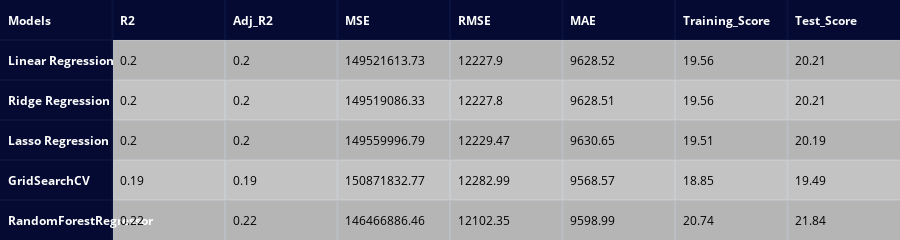

Write notebook code for a chart like this one.
### Code cell
regression_models={'Linear Regression':linreg,
                   'Ridge Regression' : ridge1,
                   'Lasso Regression' : lasso,
                   'GridSearchCV': grid_search,
                   'RandomForestRegressor':rfr
                   }
reg_model_metrics(regression_models,X_train, X_val, y_train, y_val)

### Figure 1 — Plotly figure (JSON) as saved in the notebook; plotly's stock layout.template omitted (floating-point values rounded to 4 significant figures)
{"data": [{"colorscale": [[0, "#00083e"], [0.5, "#ededee"], [1, "#ffffff"]], "hoverinfo": "none", "opacity": 0.75, "showscale": false, "z": [[0, 0, 0, 0, 0, 0, 0, 0], [0, 0.5, 0.5, 0.5, 0.5, 0.5, 0.5, 0.5], [0, 1, 1, 1, 1, 1, 1, 1], [0, 0.5, 0.5, 0.5, 0.5, 0.5, 0.5, 0.5], [0, 1, 1, 1, 1, 1, 1, 1], [0, 0.5, 0.5, 0.5, 0.5, 0.5, 0.5, 0.5]], "type": "heatmap"}], "layout": {"annotations": [{"align": "left", "font": {"color": "#ffffff"}, "showarrow": false, "text": "<b>Models</b>", "x": -0.45, "xanchor": "left", "xref": "x", "y": 0, "yref": "y"}, {"align": "left", "font": {"color": "#ffffff"}, "showarrow": false, "text": "<b>R2</b>", "x": 0.55, "xanchor": "left", "xref": "x", "y": 0, "yref": "y"}, {"align": "left", "font": {"color": "#ffffff"}, "showarrow": false, "text": "<b>Adj_R2</b>", "x": 1.55, "xanchor": "left", "xref": "x", "y": 0, "yref": "y"}, {"align": "left", "font": {"color": "#ffffff"}, "showarrow": false, "text": "<b>MSE</b>", "x": 2.55, "xanchor": "left", "xref": "x", "y": 0, "yref": "y"}, {"align": "left", "font": {"color": "#ffffff"}, "showarrow": false, "text": "<b>RMSE</b>", "x": 3.55, "xanchor": "left", "xref": "x", "y": 0, "yref": "y"}, {"align": "left", "font": {"color": "#ffffff"}, "showarrow": false, "text": "<b>MAE</b>", "x": 4.55, "xanchor": "left", "xref": "x", "y": 0, "yref": "y"}, {"align": "left", "font": {"color": "#ffffff"}, "showarrow": false, "text": "<b>Training_Score</b>", "x": 5.55, "xanchor": "left", "xref": "x", "y": 0, "yref": "y"}, {"align": "left", "font": {"color": "#ffffff"}, "showarrow": false, "text": "<b>Test_Score</b>", "x": 6.55, "xanchor": "left", "xref": "x", "y": 0, "yref": "y"}, {"align": "left", "font": {"color": "#ffffff"}, "showarrow": false, "text": "<b>Linear Regression</b>", "x": -0.45, "xanchor": "left", "xref": "x", "y": 1, "yref": "y"}, {"align": "left", "font": {"color": "#000000"}, "showarrow": false, "text": "0.2", "x": 0.55, "xanchor": "left", "xref": "x", "y": 1, "yref": "y"}, {"align": "left", "font": {"color": "#000000"}, "showarrow": false, "text": "0.2", "x": 1.55, "xanchor": "left", "xref": "x", "y": 1, "yref": "y"}, {"align": "left", "font": {"color": "#000000"}, "showarrow": false, "text": "149521613.73", "x": 2.55, "xanchor": "left", "xref": "x", "y": 1, "yref": "y"}, {"align": "left", "font": {"color": "#000000"}, "showarrow": false, "text": "12227.9", "x": 3.55, "xanchor": "left", "xref": "x", "y": 1, "yref": "y"}, {"align": "left", "font": {"color": "#000000"}, "showarrow": false, "text": "9628.52", "x": 4.55, "xanchor": "left", "xref": "x", "y": 1, "yref": "y"}, {"align": "left", "font": {"color": "#000000"}, "showarrow": false, "text": "19.56", "x": 5.55, "xanchor": "left", "xref": "x", "y": 1, "yref": "y"}, {"align": "left", "font": {"color": "#000000"}, "showarrow": false, "text": "20.21", "x": 6.55, "xanchor": "left", "xref": "x", "y": 1, "yref": "y"}, {"align": "left", "font": {"color": "#ffffff"}, "showarrow": false, "text": "<b>Ridge Regression</b>", "x": -0.45, "xanchor": "left", "xref": "x", "y": 2, "yref": "y"}, {"align": "left", "font": {"color": "#000000"}, "showarrow": false, "text": "0.2", "x": 0.55, "xanchor": "left", "xref": "x", "y": 2, "yref": "y"}, {"align": "left", "font": {"color": "#000000"}, "showarrow": false, "text": "0.2", "x": 1.55, "xanchor": "left", "xref": "x", "y": 2, "yref": "y"}, {"align": "left", "font": {"color": "#000000"}, "showarrow": false, "text": "149519086.33", "x": 2.55, "xanchor": "left", "xref": "x", "y": 2, "yref": "y"}, {"align": "left", "font": {"color": "#000000"}, "showarrow": false, "text": "12227.8", "x": 3.55, "xanchor": "left", "xref": "x", "y": 2, "yref": "y"}, {"align": "left", "font": {"color": "#000000"}, "showarrow": false, "text": "9628.51", "x": 4.55, "xanchor": "left", "xref": "x", "y": 2, "yref": "y"}, {"align": "left", "font": {"color": "#000000"}, "showarrow": false, "text": "19.56", "x": 5.55, "xanchor": "left", "xref": "x", "y": 2, "yref": "y"}, {"align": "left", "font": {"color": "#000000"}, "showarrow": false, "text": "20.21", "x": 6.55, "xanchor": "left", "xref": "x", "y": 2, "yref": "y"}, {"align": "left", "font": {"color": "#ffffff"}, "showarrow": false, "text": "<b>Lasso Regression</b>", "x": -0.45, "xanchor": "left", "xref": "x", "y": 3, "yref": "y"}, {"align": "left", "font": {"color": "#000000"}, "showarrow": false, "text": "0.2", "x": 0.55, "xanchor": "left", "xref": "x", "y": 3, "yref": "y"}, {"align": "left", "font": {"color": "#000000"}, "showarrow": false, "text": "0.2", "x": 1.55, "xanchor": "left", "xref": "x", "y": 3, "yref": "y"}, {"align": "left", "font": {"color": "#000000"}, "showarrow": false, "text": "149559996.79", "x": 2.55, "xanchor": "left", "xref": "x", "y": 3, "yref": "y"}, {"align": "left", "font": {"color": "#000000"}, "showarrow": false, "text": "12229.47", "x": 3.55, "xanchor": "left", "xref": "x", "y": 3, "yref": "y"}, {"align": "left", "font": {"color": "#000000"}, "showarrow": false, "text": "9630.65", "x": 4.55, "xanchor": "left", "xref": "x", "y": 3, "yref": "y"}, {"align": "left", "font": {"color": "#000000"}, "showarrow": false, "text": "19.51", "x": 5.55, "xanchor": "left", "xref": "x", "y": 3, "yref": "y"}, {"align": "left", "font": {"color": "#000000"}, "showarrow": false, "text": "20.19", "x": 6.55, "xanchor": "left", "xref": "x", "y": 3, "yref": "y"}, {"align": "left", "font": {"color": "#ffffff"}, "showarrow": false, "text": "<b>GridSearchCV</b>", "x": -0.45, "xanchor": "left", "xref": "x", "y": 4, "yref": "y"}, {"align": "left", "font": {"color": "#000000"}, "showarrow": false, "text": "0.19", "x": 0.55, "xanchor": "left", "xref": "x", "y": 4, "yref": "y"}, {"align": "left", "font": {"color": "#000000"}, "showarrow": false, "text": "0.19", "x": 1.55, "xanchor": "left", "xref": "x", "y": 4, "yref": "y"}, {"align": "left", "font": {"color": "#000000"}, "showarrow": false, "text": "150871832.77", "x": 2.55, "xanchor": "left", "xref": "x", "y": 4, "yref": "y"}, {"align": "left", "font": {"color": "#000000"}, "showarrow": false, "text": "12282.99", "x": 3.55, "xanchor": "left", "xref": "x", "y": 4, "yref": "y"}, {"align": "left", "font": {"color": "#000000"}, "showarrow": false, "text": "9568.57", "x": 4.55, "xanchor": "left", "xref": "x", "y": 4, "yref": "y"}, {"align": "left", "font": {"color": "#000000"}, "showarrow": false, "text": "18.85", "x": 5.55, "xanchor": "left", "xref": "x", "y": 4, "yref": "y"}, {"align": "left", "font": {"color": "#000000"}, "showarrow": false, "text": "19.49", "x": 6.55, "xanchor": "left", "xref": "x", "y": 4, "yref": "y"}, {"align": "left", "font": {"color": "#ffffff"}, "showarrow": false, "text": "<b>RandomForestRegressor</b>", "x": -0.45, "xanchor": "left", "xref": "x", "y": 5, "yref": "y"}, {"align": "left", "font": {"color": "#000000"}, "showarrow": false, "text": "0.22", "x": 0.55, "xanchor": "left", "xref": "x", "y": 5, "yref": "y"}, {"align": "left", "font": {"color": "#000000"}, "showarrow": false, "text": "0.22", "x": 1.55, "xanchor": "left", "xref": "x", "y": 5, "yref": "y"}, {"align": "left", "font": {"color": "#000000"}, "showarrow": false, "text": "146466886.46", "x": 2.55, "xanchor": "left", "xref": "x", "y": 5, "yref": "y"}, {"align": "left", "font": {"color": "#000000"}, "showarrow": false, "text": "12102.35", "x": 3.55, "xanchor": "left", "xref": "x", "y": 5, "yref": "y"}, {"align": "left", "font": {"color": "#000000"}, "showarrow": false, "text": "9598.99", "x": 4.55, "xanchor": "left", "xref": "x", "y": 5, "yref": "y"}, {"align": "left", "font": {"color": "#000000"}, "showarrow": false, "text": "20.74", "x": 5.55, "xanchor": "left", "xref": "x", "y": 5, "yref": "y"}, {"align": "left", "font": {"color": "#000000"}, "showarrow": false, "text": "21.84", "x": 6.55, "xanchor": "left", "xref": "x", "y": 5, "yref": "y"}], "height": 230, "margin": {"b": 0, "l": 0, "r": 0, "t": 0}, "xaxis": {"dtick": 1, "gridwidth": 2, "showticklabels": false, "tick0": -0.5, "ticks": "", "zeroline": false}, "yaxis": {"autorange": "reversed", "dtick": 1, "gridwidth": 2, "showticklabels": false, "tick0": 0.5, "ticks": "", "zeroline": false}}}
